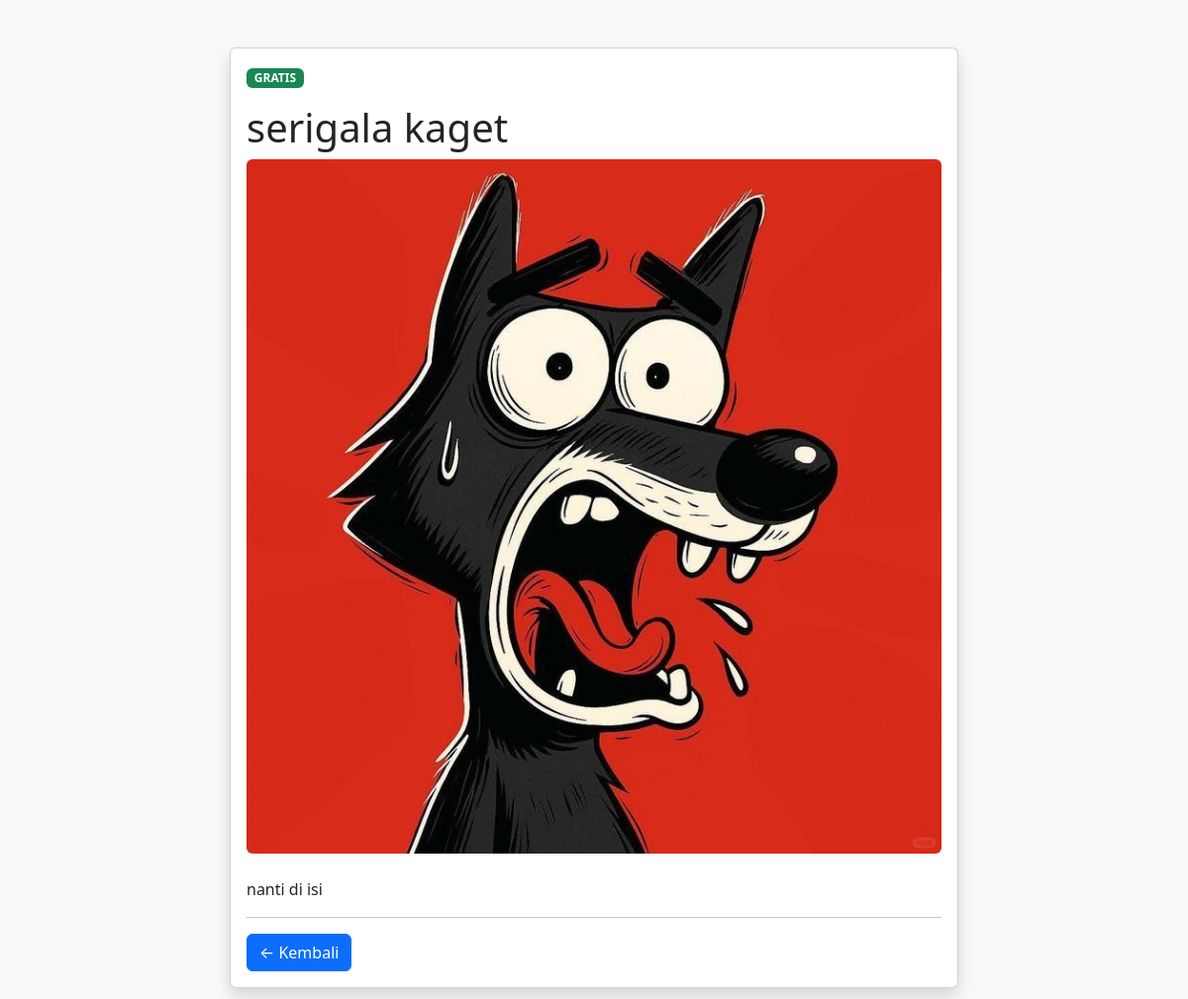
Screenshot of /detail.php?id=3 with the database file from the repository.
### tables this page shows
CREATE TABLE `artikel` (
  `id` int NOT NULL,
  `judul` varchar(255) NOT NULL,
  `cover` varchar(255) NOT NULL,
  `isi` text NOT NULL,
  `status` enum('gratis','premium') NOT NULL DEFAULT 'gratis'
);

### detail.php (the view, shortened to what this page needs)
<?php
include 'koneksi.php';
$id = intval($_GET['id']);
$stmt = $conn->prepare("SELECT * FROM artikel WHERE id = ?");
$stmt->bind_param("i", $id);
$stmt->execute();
$result = $stmt->get_result();
$data = $result->fetch_assoc();
?>
<!DOCTYPE html>
<html>
<head>
    <link rel="stylesheet" href="bootstrap/css/bootstrap.min.css">
</head>
<body class="bg-light">
<div class="container py-5">
    <div class="row justify-content-center">
        <div class="col-md-8">
            <div class="card shadow">
                <div class="card-body">
                    <span class="badge bg-success mb-3">GRATIS</span>
                    <h1 class="card-title"><?= $data['judul']; ?></h1>
                    <?php if(!empty($data['cover'])){ ?>
                        <img src="assets/cover/<?=$data['cover']?>" class="img-fluid rounded mb-4" alt="<?=$data['judul']?>">
                    <?php } ?>
                    <p class="card-text" style="white-space:pre-line;"><?= $data['isi']; ?></p>
                    <hr>
                    <a href="index.php" class="btn btn-primary">← Kembali</a>
                </div>
            </div>
        </div>
    </div>
</div>
</body>
</html>

### rows the page displays
artikel: judul "serigala kaget", cover (picture), isi "nanti di isi"
